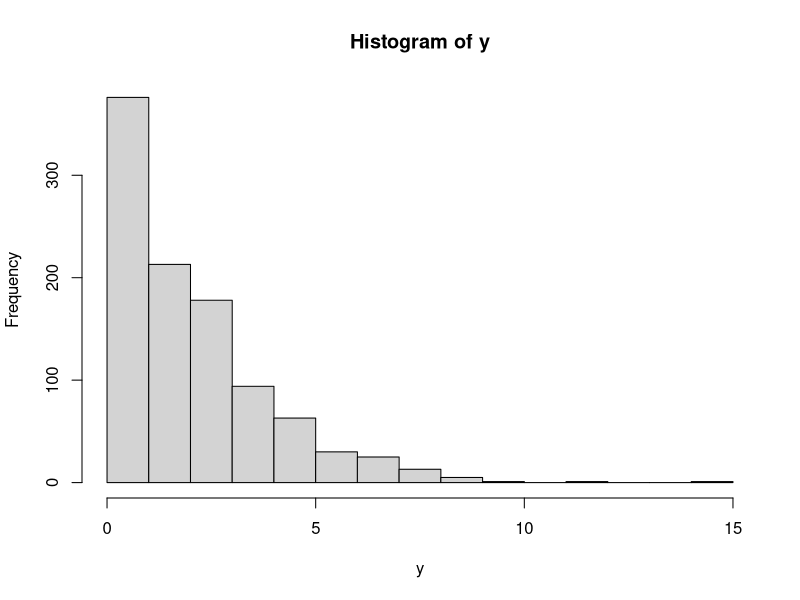
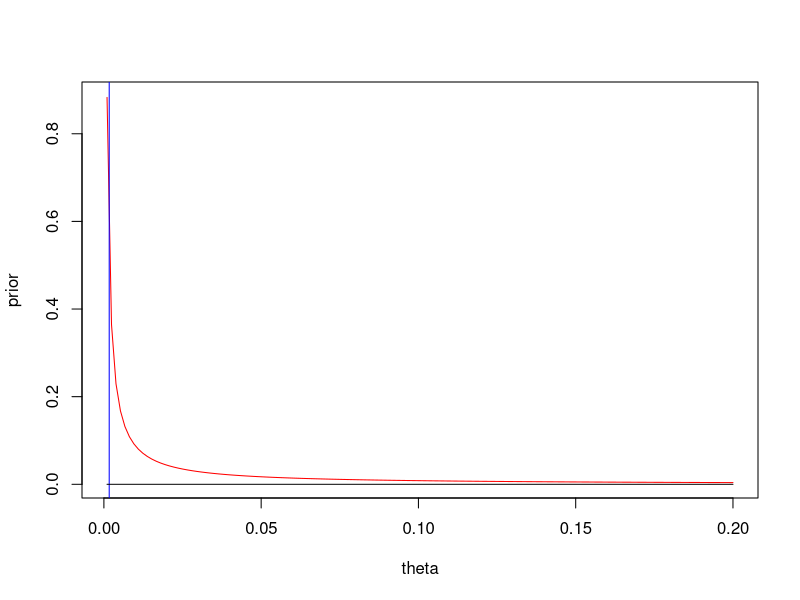

Write the R code that produced these figures, in order.
## ---- chunk 1
N_list <- c(203:1000)
c <- round(1/sum(sapply(N_list, \(N) 1/N*.99^N)), 4)
## ---- chunk 2
E <- round(c*sum(sapply(N_list, \(N) .99^N)), 4)
## ---- chunk 3
sd <- round(sqrt(sum(sapply(N_list, \(N) (N - E)^2 * c / N * .99^N))), 4)
## ---- chunk 4
n <- 1000
lambda <- rgamma(n, 3.5, 1.5)
y <- rpois(n, lambda)
hist(y)
## ---- chunk 5
y <- c(3, 4, 3, 1, 1, 4, 1, 4, 2, 1, 1, 3, 1, 1, 4)
sum_y <- sum(y)
## ---- chunk 6
avg <- 1/750
var <- 1/500
beta <- var/avg
alpha <- avg/beta
## ---- chunk 7
y <- as.numeric(readLines("rivers.dat"))

n <- 141
theta <- seq(.001, .2, length = n)
prior <- dgamma(theta, shape = alpha, scale = beta)
posterior <- dgamma(theta, shape = n+alpha, scale = beta*sum(y))
mle <- 1/mean(y)
bpm <- (n+alpha)*(beta*sum(y))/(gamma(alpha)*beta^alpha)
plot(theta, prior, type = 'l', col = 'red')
abline(v = mle, col = 'blue')
abline(v = bpm, col = 'green')
lines(theta, posterior)
## ---- chunk 8
post_mean <- mean(posterior)
post_med <- median(posterior)
post_mode <- mode(posterior)
post_var <- var(posterior)
post_sd <- sd(posterior)
## ---- chunk 9
n <- 1:10
pz_y <- .5/(n+1) / (.5/n+1 + .5)
smallest_n <- min(n[which(pz_y < .05)])
